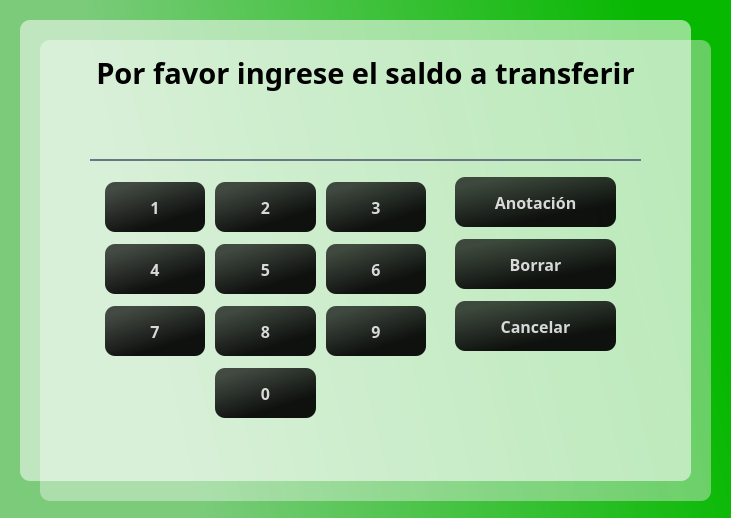
<?xml version="1.0" encoding="UTF-8"?>
<ui version="4.0">
 <class>Dialog</class>
 <widget class="QDialog" name="Dialog">
  <property name="geometry">
   <rect>
    <x>0</x>
    <y>0</y>
    <width>731</width>
    <height>518</height>
   </rect>
  </property>
  <property name="windowTitle">
   <string>Dialog</string>
  </property>
  <property name="modal">
   <bool>true</bool>
  </property>
  <widget class="QWidget" name="gridLayoutWidget">
   <property name="geometry">
    <rect>
     <x>100</x>
     <y>170</y>
     <width>331</width>
     <height>261</height>
    </rect>
   </property>
   <layout class="QGridLayout" name="gridLayout">
    <property name="leftMargin">
     <number>5</number>
    </property>
    <property name="topMargin">
     <number>0</number>
    </property>
    <property name="rightMargin">
     <number>5</number>
    </property>
    <property name="bottomMargin">
     <number>0</number>
    </property>
    <property name="horizontalSpacing">
     <number>10</number>
    </property>
    <property name="verticalSpacing">
     <number>0</number>
    </property>
    <item row="0" column="2">
     <widget class="QPushButton" name="btn3">
      <property name="maximumSize">
       <size>
        <width>200</width>
        <height>50</height>
       </size>
      </property>
      <property name="font">
       <font>
        <family>Candara</family>
        <pointsize>12</pointsize>
        <weight>75</weight>
        <bold>true</bold>
       </font>
      </property>
      <property name="styleSheet">
       <string notr="true">QPushButton#btn3{
	background-color: qlineargradient(spread:pad, x1:0.015, y1:0.00568182, x2:0.626, y2:1, stop:0.144279 rgba(0, 0, 0, 176), stop:0.835821 rgba(0, 0, 0, 237));
	
	color: rgba(255, 255, 255, 210);
	border-radius: 10px;
}

QPushButton#btn3:hover{
	background-color: qlineargradient(spread:pad, x1:1, y1:0.363, x2:0, y2:0.528864, stop:0.0696517 rgba(8, 220, 0, 255), stop:0.810945 rgba(136, 224, 136, 255));
}

QPushButton#btn3:pressed{
	padding-left: 5px;
	padding-top: 5px;
	background-color: rgba(105, 118, 132, 200);
}</string>
      </property>
      <property name="text">
       <string>3</string>
      </property>
     </widget>
    </item>
    <item row="4" column="2">
     <widget class="QPushButton" name="btn9">
      <property name="maximumSize">
       <size>
        <width>200</width>
        <height>50</height>
       </size>
      </property>
      <property name="font">
       <font>
        <family>Candara</family>
        <pointsize>12</pointsize>
        <weight>75</weight>
        <bold>true</bold>
       </font>
      </property>
      <property name="styleSheet">
       <string notr="true">QPushButton#btn9{
	background-color: qlineargradient(spread:pad, x1:0.015, y1:0.00568182, x2:0.626, y2:1, stop:0.144279 rgba(0, 0, 0, 176), stop:0.835821 rgba(0, 0, 0, 237));
	
	color: rgba(255, 255, 255, 210);
	border-radius: 10px;
}

QPushButton#btn9:hover{
	background-color: qlineargradient(spread:pad, x1:1, y1:0.363, x2:0, y2:0.528864, stop:0.0696517 rgba(8, 220, 0, 255), stop:0.810945 rgba(136, 224, 136, 255));
}

QPushButton#btn9:pressed{
	padding-left: 5px;
	padding-top: 5px;
	background-color: rgba(105, 118, 132, 200);
}</string>
      </property>
      <property name="text">
       <string>9</string>
      </property>
     </widget>
    </item>
    <item row="4" column="1">
     <widget class="QPushButton" name="btn8">
      <property name="maximumSize">
       <size>
        <width>200</width>
        <height>50</height>
       </size>
      </property>
      <property name="font">
       <font>
        <family>Candara</family>
        <pointsize>12</pointsize>
        <weight>75</weight>
        <bold>true</bold>
       </font>
      </property>
      <property name="styleSheet">
       <string notr="true">QPushButton#btn8{
	background-color: qlineargradient(spread:pad, x1:0.015, y1:0.00568182, x2:0.626, y2:1, stop:0.144279 rgba(0, 0, 0, 176), stop:0.835821 rgba(0, 0, 0, 237));
	
	color: rgba(255, 255, 255, 210);
	border-radius: 10px;
}

QPushButton#btn8:hover{
	background-color: qlineargradient(spread:pad, x1:1, y1:0.363, x2:0, y2:0.528864, stop:0.0696517 rgba(8, 220, 0, 255), stop:0.810945 rgba(136, 224, 136, 255));
}

QPushButton#btn8:pressed{
	padding-left: 5px;
	padding-top: 5px;
	background-color: rgba(105, 118, 132, 200);
}</string>
      </property>
      <property name="text">
       <string>8</string>
      </property>
     </widget>
    </item>
    <item row="0" column="0">
     <widget class="QPushButton" name="btn1">
      <property name="maximumSize">
       <size>
        <width>200</width>
        <height>50</height>
       </size>
      </property>
      <property name="font">
       <font>
        <family>Candara</family>
        <pointsize>12</pointsize>
        <weight>75</weight>
        <bold>true</bold>
       </font>
      </property>
      <property name="styleSheet">
       <string notr="true">QPushButton#btn1{
	background-color: qlineargradient(spread:pad, x1:0.015, y1:0.00568182, x2:0.626, y2:1, stop:0.144279 rgba(0, 0, 0, 176), stop:0.835821 rgba(0, 0, 0, 237));
	
	color: rgba(255, 255, 255, 210);
	border-radius: 10px;
}

QPushButton#btn1:hover{
	background-color: qlineargradient(spread:pad, x1:1, y1:0.363, x2:0, y2:0.528864, stop:0.0696517 rgba(8, 220, 0, 255), stop:0.810945 rgba(136, 224, 136, 255));
}

QPushButton#btn1:pressed{
	padding-left: 5px;
	padding-top: 5px;
	background-color: rgba(105, 118, 132, 200);
}</string>
      </property>
      <property name="text">
       <string>1</string>
      </property>
     </widget>
    </item>
    <item row="4" column="0">
     <widget class="QPushButton" name="btn7">
      <property name="maximumSize">
       <size>
        <width>200</width>
        <height>50</height>
       </size>
      </property>
      <property name="font">
       <font>
        <family>Candara</family>
        <pointsize>12</pointsize>
        <weight>75</weight>
        <bold>true</bold>
       </font>
      </property>
      <property name="styleSheet">
       <string notr="true">QPushButton#btn7{
	background-color: qlineargradient(spread:pad, x1:0.015, y1:0.00568182, x2:0.626, y2:1, stop:0.144279 rgba(0, 0, 0, 176), stop:0.835821 rgba(0, 0, 0, 237));
	
	color: rgba(255, 255, 255, 210);
	border-radius: 10px;
}

QPushButton#btn7:hover{
	background-color: qlineargradient(spread:pad, x1:1, y1:0.363, x2:0, y2:0.528864, stop:0.0696517 rgba(8, 220, 0, 255), stop:0.810945 rgba(136, 224, 136, 255));
}

QPushButton#btn7:pressed{
	padding-left: 5px;
	padding-top: 5px;
	background-color: rgba(105, 118, 132, 200);
}</string>
      </property>
      <property name="text">
       <string>7</string>
      </property>
     </widget>
    </item>
    <item row="0" column="1">
     <widget class="QPushButton" name="btn2">
      <property name="maximumSize">
       <size>
        <width>200</width>
        <height>50</height>
       </size>
      </property>
      <property name="font">
       <font>
        <family>Candara</family>
        <pointsize>12</pointsize>
        <weight>75</weight>
        <bold>true</bold>
       </font>
      </property>
      <property name="styleSheet">
       <string notr="true">QPushButton#btn2{
	background-color: qlineargradient(spread:pad, x1:0.015, y1:0.00568182, x2:0.626, y2:1, stop:0.144279 rgba(0, 0, 0, 176), stop:0.835821 rgba(0, 0, 0, 237));
	
	color: rgba(255, 255, 255, 210);
	border-radius: 10px;
}

QPushButton#btn2:hover{
	background-color: qlineargradient(spread:pad, x1:1, y1:0.363, x2:0, y2:0.528864, stop:0.0696517 rgba(8, 220, 0, 255), stop:0.810945 rgba(136, 224, 136, 255));
}

QPushButton#btn2:pressed{
	padding-left: 5px;
	padding-top: 5px;
	background-color: rgba(105, 118, 132, 200);
}</string>
      </property>
      <property name="text">
       <string>2</string>
      </property>
     </widget>
    </item>
    <item row="3" column="1">
     <widget class="QPushButton" name="btn5">
      <property name="maximumSize">
       <size>
        <width>200</width>
        <height>50</height>
       </size>
      </property>
      <property name="font">
       <font>
        <family>Candara</family>
        <pointsize>12</pointsize>
        <weight>75</weight>
        <bold>true</bold>
       </font>
      </property>
      <property name="styleSheet">
       <string notr="true">QPushButton#btn5{
	background-color: qlineargradient(spread:pad, x1:0.015, y1:0.00568182, x2:0.626, y2:1, stop:0.144279 rgba(0, 0, 0, 176), stop:0.835821 rgba(0, 0, 0, 237));
	
	color: rgba(255, 255, 255, 210);
	border-radius: 10px;
}

QPushButton#btn5:hover{
	background-color: qlineargradient(spread:pad, x1:1, y1:0.363, x2:0, y2:0.528864, stop:0.0696517 rgba(8, 220, 0, 255), stop:0.810945 rgba(136, 224, 136, 255));
}

QPushButton#btn5:pressed{
	padding-left: 5px;
	padding-top: 5px;
	background-color: rgba(105, 118, 132, 200);
}</string>
      </property>
      <property name="text">
       <string>5</string>
      </property>
     </widget>
    </item>
    <item row="5" column="1">
     <widget class="QPushButton" name="btn0">
      <property name="maximumSize">
       <size>
        <width>200</width>
        <height>50</height>
       </size>
      </property>
      <property name="font">
       <font>
        <family>Candara</family>
        <pointsize>12</pointsize>
        <weight>75</weight>
        <bold>true</bold>
       </font>
      </property>
      <property name="styleSheet">
       <string notr="true">QPushButton#btn0{
	background-color: qlineargradient(spread:pad, x1:0.015, y1:0.00568182, x2:0.626, y2:1, stop:0.144279 rgba(0, 0, 0, 176), stop:0.835821 rgba(0, 0, 0, 237));
	
	color: rgba(255, 255, 255, 210);
	border-radius: 10px;
}

QPushButton#btn0:hover{
	background-color: qlineargradient(spread:pad, x1:1, y1:0.363, x2:0, y2:0.528864, stop:0.0696517 rgba(8, 220, 0, 255), stop:0.810945 rgba(136, 224, 136, 255));
}

QPushButton#btn0:pressed{
	padding-left: 5px;
	padding-top: 5px;
	background-color: rgba(105, 118, 132, 200);
}</string>
      </property>
      <property name="text">
       <string>0</string>
      </property>
     </widget>
    </item>
    <item row="3" column="2">
     <widget class="QPushButton" name="btn6">
      <property name="maximumSize">
       <size>
        <width>200</width>
        <height>50</height>
       </size>
      </property>
      <property name="font">
       <font>
        <family>Candara</family>
        <pointsize>12</pointsize>
        <weight>75</weight>
        <bold>true</bold>
       </font>
      </property>
      <property name="styleSheet">
       <string notr="true">QPushButton#btn6{
	background-color: qlineargradient(spread:pad, x1:0.015, y1:0.00568182, x2:0.626, y2:1, stop:0.144279 rgba(0, 0, 0, 176), stop:0.835821 rgba(0, 0, 0, 237));
	
	color: rgba(255, 255, 255, 210);
	border-radius: 10px;
}

QPushButton#btn6:hover{
	background-color: qlineargradient(spread:pad, x1:1, y1:0.363, x2:0, y2:0.528864, stop:0.0696517 rgba(8, 220, 0, 255), stop:0.810945 rgba(136, 224, 136, 255));
}

QPushButton#btn6:pressed{
	padding-left: 5px;
	padding-top: 5px;
	background-color: rgba(105, 118, 132, 200);
}</string>
      </property>
      <property name="text">
       <string>6</string>
      </property>
     </widget>
    </item>
    <item row="3" column="0">
     <widget class="QPushButton" name="btn4">
      <property name="maximumSize">
       <size>
        <width>200</width>
        <height>50</height>
       </size>
      </property>
      <property name="font">
       <font>
        <family>Candara</family>
        <pointsize>12</pointsize>
        <weight>75</weight>
        <bold>true</bold>
       </font>
      </property>
      <property name="styleSheet">
       <string notr="true">QPushButton#btn4{
	background-color: qlineargradient(spread:pad, x1:0.015, y1:0.00568182, x2:0.626, y2:1, stop:0.144279 rgba(0, 0, 0, 176), stop:0.835821 rgba(0, 0, 0, 237));
	
	color: rgba(255, 255, 255, 210);
	border-radius: 10px;
}

QPushButton#btn4:hover{
	background-color: qlineargradient(spread:pad, x1:1, y1:0.363, x2:0, y2:0.528864, stop:0.0696517 rgba(8, 220, 0, 255), stop:0.810945 rgba(136, 224, 136, 255));
}

QPushButton#btn4:pressed{
	padding-left: 5px;
	padding-top: 5px;
	background-color: rgba(105, 118, 132, 200);
}</string>
      </property>
      <property name="text">
       <string>4</string>
      </property>
     </widget>
    </item>
   </layout>
  </widget>
  <widget class="QLineEdit" name="txtMonto">
   <property name="geometry">
    <rect>
     <x>90</x>
     <y>120</y>
     <width>551</width>
     <height>41</height>
    </rect>
   </property>
   <property name="font">
    <font>
     <family>Candara</family>
     <pointsize>18</pointsize>
     <weight>75</weight>
     <bold>true</bold>
    </font>
   </property>
   <property name="styleSheet">
    <string notr="true">background-color: rgba(0, 0, 0, 0);
border: none;
border-bottom: 2px solid rgba(105, 118, 132, 255);
color: rgb(0, 0, 0);
padding-bottom: 7px;</string>
   </property>
   <property name="text">
    <string/>
   </property>
   <property name="alignment">
    <set>Qt::AlignCenter</set>
   </property>
  </widget>
  <widget class="QWidget" name="layoutWidget">
   <property name="geometry">
    <rect>
     <x>450</x>
     <y>170</y>
     <width>171</width>
     <height>191</height>
    </rect>
   </property>
   <layout class="QVBoxLayout" name="verticalLayout">
    <property name="spacing">
     <number>5</number>
    </property>
    <property name="leftMargin">
     <number>5</number>
    </property>
    <property name="rightMargin">
     <number>5</number>
    </property>
    <item>
     <widget class="QPushButton" name="btnAnotacion">
      <property name="maximumSize">
       <size>
        <width>250</width>
        <height>50</height>
       </size>
      </property>
      <property name="font">
       <font>
        <family>Candara</family>
        <pointsize>12</pointsize>
        <weight>75</weight>
        <bold>true</bold>
       </font>
      </property>
      <property name="styleSheet">
       <string notr="true">QPushButton#btnAnotacion{
	background-color: qlineargradient(spread:pad, x1:0.015, y1:0.00568182, x2:0.626, y2:1, stop:0.144279 rgba(0, 0, 0, 176), stop:0.835821 rgba(0, 0, 0, 237));
	
	color: rgba(255, 255, 255, 210);
	border-radius: 10px;
}

QPushButton#btnAnotacion:hover{
	background-color: qlineargradient(spread:pad, x1:1, y1:0.363, x2:0, y2:0.528864, stop:0.0696517 rgba(8, 220, 0, 255), stop:0.810945 rgba(136, 224, 136, 255));
}

QPushButton#btnAnotacion:pressed{
	padding-left: 5px;
	padding-top: 5px;
	background-color: rgba(105, 118, 132, 200);
}</string>
      </property>
      <property name="text">
       <string>Anotación</string>
      </property>
      <property name="autoDefault">
       <bool>true</bool>
      </property>
     </widget>
    </item>
    <item>
     <widget class="QPushButton" name="btnBorrar">
      <property name="maximumSize">
       <size>
        <width>250</width>
        <height>50</height>
       </size>
      </property>
      <property name="font">
       <font>
        <family>Candara</family>
        <pointsize>12</pointsize>
        <weight>75</weight>
        <bold>true</bold>
       </font>
      </property>
      <property name="styleSheet">
       <string notr="true">QPushButton#btnBorrar{
	background-color: qlineargradient(spread:pad, x1:0.015, y1:0.00568182, x2:0.626, y2:1, stop:0.144279 rgba(0, 0, 0, 176), stop:0.835821 rgba(0, 0, 0, 237));
	
	color: rgba(255, 255, 255, 210);
	border-radius: 10px;
}

QPushButton#btnBorrar:hover{
	background-color: qlineargradient(spread:pad, x1:1, y1:0.363, x2:0, y2:0.528864, stop:0.0696517 rgba(255, 37, 37, 255), stop:0.81592 rgba(197, 75, 75, 255));
}

QPushButton#btnBorrar:pressed{
	padding-left: 5px;
	padding-top: 5px;
	background-color: rgba(105, 118, 132, 200);
}</string>
      </property>
      <property name="text">
       <string>Borrar</string>
      </property>
     </widget>
    </item>
    <item>
     <widget class="QPushButton" name="btnCancelar">
      <property name="maximumSize">
       <size>
        <width>250</width>
        <height>50</height>
       </size>
      </property>
      <property name="font">
       <font>
        <family>Candara</family>
        <pointsize>12</pointsize>
        <weight>75</weight>
        <bold>true</bold>
       </font>
      </property>
      <property name="styleSheet">
       <string notr="true">QPushButton#btnCancelar{
	background-color: qlineargradient(spread:pad, x1:0.015, y1:0.00568182, x2:0.626, y2:1, stop:0.144279 rgba(0, 0, 0, 176), stop:0.835821 rgba(0, 0, 0, 237));
	
	color: rgba(255, 255, 255, 210);
	border-radius: 10px;
}

QPushButton#btnCancelar:hover{
	background-color: qlineargradient(spread:pad, x1:1, y1:0.363, x2:0, y2:0.528864, stop:0.0696517 rgba(255, 37, 37, 255), stop:0.81592 rgba(197, 75, 75, 255));
}

QPushButton#btnCancelar:pressed{
	padding-left: 5px;
	padding-top: 5px;
	background-color: rgba(105, 118, 132, 200);
}</string>
      </property>
      <property name="text">
       <string>Cancelar</string>
      </property>
      <property name="autoDefault">
       <bool>true</bool>
      </property>
     </widget>
    </item>
   </layout>
  </widget>
  <widget class="QLabel" name="lblTitle">
   <property name="geometry">
    <rect>
     <x>70</x>
     <y>50</y>
     <width>591</width>
     <height>45</height>
    </rect>
   </property>
   <property name="sizePolicy">
    <sizepolicy hsizetype="Fixed" vsizetype="Fixed">
     <horstretch>0</horstretch>
     <verstretch>0</verstretch>
    </sizepolicy>
   </property>
   <property name="maximumSize">
    <size>
     <width>16777215</width>
     <height>50</height>
    </size>
   </property>
   <property name="font">
    <font>
     <family>Candara</family>
     <pointsize>22</pointsize>
     <weight>75</weight>
     <bold>true</bold>
    </font>
   </property>
   <property name="styleSheet">
    <string notr="true">color: rgb(0, 0, 0);</string>
   </property>
   <property name="text">
    <string>Por favor ingrese el saldo a transferir</string>
   </property>
   <property name="alignment">
    <set>Qt::AlignCenter</set>
   </property>
  </widget>
  <widget class="QLabel" name="label">
   <property name="geometry">
    <rect>
     <x>0</x>
     <y>0</y>
     <width>741</width>
     <height>521</height>
    </rect>
   </property>
   <property name="styleSheet">
    <string notr="true">background-color: qlineargradient(spread:pad, x1:1, y1:0.363, x2:0, y2:0.528864, stop:0.0696517 rgba(6, 184, 0, 255), stop:0.810945 rgba(123, 203, 123, 255));</string>
   </property>
   <property name="text">
    <string/>
   </property>
  </widget>
  <widget class="QLabel" name="label_3">
   <property name="geometry">
    <rect>
     <x>40</x>
     <y>40</y>
     <width>671</width>
     <height>461</height>
    </rect>
   </property>
   <property name="styleSheet">
    <string notr="true">background-color: qlineargradient(spread:pad, x1:1, y1:0.363, x2:0, y2:0.528864, stop:0.0696517 rgba(238, 238, 238, 105), stop:0.81592 rgba(255, 255, 255, 94));
border-radius: 10px;</string>
   </property>
   <property name="text">
    <string/>
   </property>
  </widget>
  <widget class="QLabel" name="label_2">
   <property name="geometry">
    <rect>
     <x>20</x>
     <y>20</y>
     <width>671</width>
     <height>461</height>
    </rect>
   </property>
   <property name="styleSheet">
    <string notr="true">background-color: qlineargradient(spread:pad, x1:1, y1:0.363, x2:0, y2:0.528864, stop:0.0696517 rgba(255, 255, 255, 142), stop:0.810945 rgba(255, 255, 255, 134));
border-radius: 10px;</string>
   </property>
   <property name="text">
    <string/>
   </property>
  </widget>
  <widget class="QLabel" name="lblMessage">
   <property name="geometry">
    <rect>
     <x>70</x>
     <y>430</y>
     <width>591</width>
     <height>45</height>
    </rect>
   </property>
   <property name="sizePolicy">
    <sizepolicy hsizetype="Fixed" vsizetype="Fixed">
     <horstretch>0</horstretch>
     <verstretch>0</verstretch>
    </sizepolicy>
   </property>
   <property name="maximumSize">
    <size>
     <width>16777215</width>
     <height>50</height>
    </size>
   </property>
   <property name="font">
    <font>
     <family>Candara</family>
     <pointsize>12</pointsize>
     <weight>75</weight>
     <bold>true</bold>
    </font>
   </property>
   <property name="styleSheet">
    <string notr="true">color: rgb(0, 0, 0);</string>
   </property>
   <property name="text">
    <string/>
   </property>
   <property name="alignment">
    <set>Qt::AlignCenter</set>
   </property>
  </widget>
  <zorder>label</zorder>
  <zorder>label_3</zorder>
  <zorder>label_2</zorder>
  <zorder>gridLayoutWidget</zorder>
  <zorder>txtMonto</zorder>
  <zorder>layoutWidget</zorder>
  <zorder>lblTitle</zorder>
  <zorder>lblMessage</zorder>
 </widget>
 <resources/>
 <connections/>
</ui>
